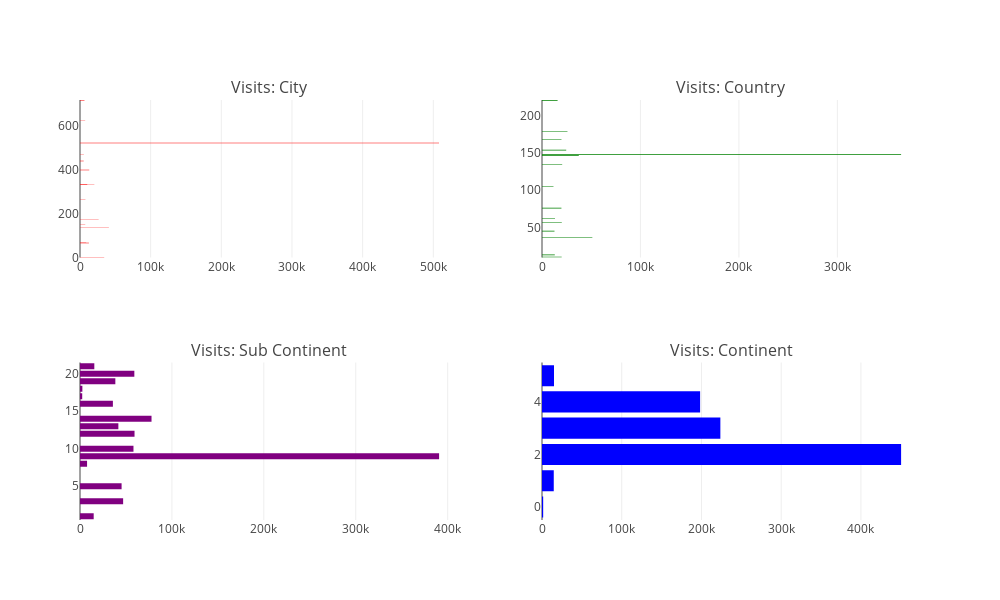

Write notebook code for a chart like this one.
### Code cell
geo_cols = ["geoNetwork_city", "geoNetwork_country", "geoNetwork_subContinent", "geoNetwork_continent"]
colors = ["red", "green", "purple","blue"]
traces = []
for i, col in enumerate(geo_cols):
    t = train[col].value_counts()
    traces.append(go.Bar(marker=dict(color=colors[i]),orientation="h", y = t.index[:15], x = t.values[:15]))

fig = tools.make_subplots(rows=2, cols=2, 
                          subplot_titles=["Visits: City", "Visits: Country","Visits: Sub Continent","Visits: Continent"]
                          , print_grid=False)
fig.append_trace(traces[0], 1, 1)
fig.append_trace(traces[1], 1, 2)
fig.append_trace(traces[2], 2, 1)
fig.append_trace(traces[3], 2, 2)

fig['layout'].update(height=600,width=1000, showlegend=False)
iplot(fig)

### Figure 1 — Plotly figure (JSON) as saved in the notebook; plotly's stock layout.template omitted (floating-point values rounded to 4 significant figures)
{"data": [{"marker": {"color": "red"}, "orientation": "h", "type": "bar", "uid": "9cf058b8-d24a-11e8-ae9f-f0189804b8bf", "x": [508229, 40884, 34262, 26371, 20329, 13086, 12607, 10295, 8670, 7709, 7444, 7342, 6330, 5468, 5223], "xaxis": "x", "y": [522, 136, 1, 173, 331, 399, 66, 333, 69, 265, 152, 623, 717, 470, 440], "yaxis": "y"}, {"marker": {"color": "green"}, "orientation": "h", "type": "bar", "uid": "9cf0b69e-d24a-11e8-b078-f0189804b8bf", "x": [364744, 51140, 37393, 25869, 24598, 20522, 20123, 19980, 19783, 19731, 15832, 13225, 12996, 12698, 11662], "xaxis": "x2", "y": [148, 36, 147, 179, 154, 135, 57, 10, 168, 76, 221, 62, 13, 45, 105], "yaxis": "y2"}, {"marker": {"color": "purple"}, "orientation": "h", "type": "bar", "uid": "9cf10a42-d24a-11e8-ac0f-f0189804b8bf", "x": [390657, 77800, 59321, 59114, 58168, 46919, 45249, 41731, 38443, 35780, 15583, 14893, 7683, 2573, 2406], "xaxis": "x3", "y": [9, 14, 12, 20, 10, 3, 5, 13, 19, 16, 21, 1, 8, 18, 17], "yaxis": "y3"}, {"marker": {"color": "blue"}, "orientation": "h", "type": "bar", "uid": "9cf15e1e-d24a-11e8-8219-f0189804b8bf", "x": [450377, 223698, 198311, 15054, 14745, 1468], "xaxis": "x4", "y": [2, 3, 4, 5, 1, 0], "yaxis": "y4"}], "layout": {"annotations": [{"font": {"size": 16}, "showarrow": false, "text": "Visits: City", "x": 0.225, "xanchor": "center", "xref": "paper", "y": 1, "yanchor": "bottom", "yref": "paper"}, {"font": {"size": 16}, "showarrow": false, "text": "Visits: Country", "x": 0.775, "xanchor": "center", "xref": "paper", "y": 1, "yanchor": "bottom", "yref": "paper"}, {"font": {"size": 16}, "showarrow": false, "text": "Visits: Sub Continent", "x": 0.225, "xanchor": "center", "xref": "paper", "y": 0.375, "yanchor": "bottom", "yref": "paper"}, {"font": {"size": 16}, "showarrow": false, "text": "Visits: Continent", "x": 0.775, "xanchor": "center", "xref": "paper", "y": 0.375, "yanchor": "bottom", "yref": "paper"}], "height": 600, "showlegend": false, "width": 1000, "xaxis": {"anchor": "y", "domain": [0, 0.45]}, "xaxis2": {"anchor": "y2", "domain": [0.55, 1]}, "xaxis3": {"anchor": "y3", "domain": [0, 0.45]}, "xaxis4": {"anchor": "y4", "domain": [0.55, 1]}, "yaxis": {"anchor": "x", "domain": [0.625, 1]}, "yaxis2": {"anchor": "x2", "domain": [0.625, 1]}, "yaxis3": {"anchor": "x3", "domain": [0, 0.375]}, "yaxis4": {"anchor": "x4", "domain": [0, 0.375]}}}
